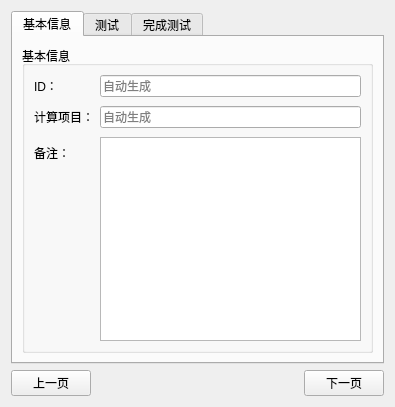
<?xml version="1.0" encoding="UTF-8"?>
<ui version="4.0">
 <class>Dialog</class>
 <widget class="QDialog" name="Dialog">
  <property name="geometry">
   <rect>
    <x>0</x>
    <y>0</y>
    <width>395</width>
    <height>407</height>
   </rect>
  </property>
  <property name="windowTitle">
   <string>Dialog</string>
  </property>
  <layout class="QVBoxLayout" name="verticalLayout">
   <item>
    <widget class="QTabWidget" name="tabWidget_test_runner">
     <property name="currentIndex">
      <number>0</number>
     </property>
     <widget class="QWidget" name="tab_basic_info">
      <attribute name="title">
       <string>基本信息</string>
      </attribute>
      <layout class="QVBoxLayout" name="verticalLayout_4">
       <item>
        <widget class="QGroupBox" name="groupBox_basic_info">
         <property name="title">
          <string>基本信息</string>
         </property>
         <layout class="QFormLayout" name="formLayout_3">
          <property name="verticalSpacing">
           <number>9</number>
          </property>
          <item row="0" column="0">
           <widget class="QLabel" name="label_6">
            <property name="text">
             <string>ID：</string>
            </property>
           </widget>
          </item>
          <item row="0" column="1">
           <widget class="QLineEdit" name="lineEdit_uuid">
            <property name="placeholderText">
             <string>自动生成</string>
            </property>
           </widget>
          </item>
          <item row="1" column="0">
           <widget class="QLabel" name="label_7">
            <property name="text">
             <string>计算项目：</string>
            </property>
           </widget>
          </item>
          <item row="1" column="1">
           <widget class="QLineEdit" name="lineEdit_calculate_item">
            <property name="placeholderText">
             <string>自动生成</string>
            </property>
           </widget>
          </item>
          <item row="2" column="0">
           <widget class="QLabel" name="label_8">
            <property name="text">
             <string>备注：</string>
            </property>
           </widget>
          </item>
          <item row="2" column="1">
           <widget class="QTextEdit" name="textEdit_mark">
            <property name="html">
             <string>&lt;!DOCTYPE HTML PUBLIC &quot;-//W3C//DTD HTML 4.0//EN&quot; &quot;http://www.w3.org/TR/REC-html40/strict.dtd&quot;&gt;
&lt;html&gt;&lt;head&gt;&lt;meta name=&quot;qrichtext&quot; content=&quot;1&quot; /&gt;&lt;meta charset=&quot;utf-8&quot; /&gt;&lt;style type=&quot;text/css&quot;&gt;
p, li { white-space: pre-wrap; }
hr { height: 1px; border-width: 0; }
li.unchecked::marker { content: &quot;\2610&quot;; }
li.checked::marker { content: &quot;\2612&quot;; }
&lt;/style&gt;&lt;/head&gt;&lt;body style=&quot; font-family:'Microsoft YaHei UI'; font-size:9pt; font-weight:400; font-style:normal;&quot;&gt;
&lt;p style=&quot;-qt-paragraph-type:empty; margin-top:0px; margin-bottom:0px; margin-left:0px; margin-right:0px; -qt-block-indent:0; text-indent:0px;&quot;&gt;&lt;br /&gt;&lt;/p&gt;&lt;/body&gt;&lt;/html&gt;</string>
            </property>
           </widget>
          </item>
         </layout>
        </widget>
       </item>
      </layout>
     </widget>
     <widget class="QWidget" name="tab_test_runner">
      <attribute name="title">
       <string>测试</string>
      </attribute>
      <layout class="QVBoxLayout" name="verticalLayout_2">
       <item>
        <widget class="QGroupBox" name="groupBox">
         <property name="title">
          <string>测试</string>
         </property>
         <layout class="QVBoxLayout" name="verticalLayout_3">
          <item>
           <layout class="QFormLayout" name="formLayout">
            <property name="labelAlignment">
             <set>Qt::AlignmentFlag::AlignCenter</set>
            </property>
            <property name="formAlignment">
             <set>Qt::AlignmentFlag::AlignCenter</set>
            </property>
            <property name="verticalSpacing">
             <number>16</number>
            </property>
            <item row="0" column="0">
             <widget class="QLabel" name="label">
              <property name="text">
               <string>当前测试：</string>
              </property>
             </widget>
            </item>
            <item row="0" column="1">
             <widget class="QLabel" name="label_current_test">
              <property name="font">
               <font>
                <pointsize>12</pointsize>
                <bold>true</bold>
               </font>
              </property>
              <property name="text">
               <string>TextLabel</string>
              </property>
              <property name="wordWrap">
               <bool>true</bool>
              </property>
             </widget>
            </item>
            <item row="1" column="0">
             <widget class="QLabel" name="label_3">
              <property name="text">
               <string>当前步骤：</string>
              </property>
             </widget>
            </item>
            <item row="1" column="1">
             <widget class="QLabel" name="label_step_describe">
              <property name="font">
               <font>
                <pointsize>12</pointsize>
                <bold>true</bold>
               </font>
              </property>
              <property name="text">
               <string>将无人机测试设备与电脑断开并放置在地面,将无人机测试设备与电脑断开并放置在地面,将无人机测试设备与电脑断开并放置在地面,将无人机测试设备与电脑断开并放置在地面,将无人机测试设备与电脑断开并放置在地面</string>
              </property>
              <property name="wordWrap">
               <bool>true</bool>
              </property>
             </widget>
            </item>
            <item row="2" column="0" colspan="2">
             <spacer name="verticalSpacer">
              <property name="orientation">
               <enum>Qt::Orientation::Vertical</enum>
              </property>
              <property name="sizeHint" stdset="0">
               <size>
                <width>0</width>
                <height>0</height>
               </size>
              </property>
             </spacer>
            </item>
           </layout>
          </item>
          <item>
           <layout class="QHBoxLayout" name="horizontalLayout_5">
            <item>
             <spacer name="horizontalSpacer_3">
              <property name="orientation">
               <enum>Qt::Orientation::Horizontal</enum>
              </property>
              <property name="sizeHint" stdset="0">
               <size>
                <width>40</width>
                <height>20</height>
               </size>
              </property>
             </spacer>
            </item>
            <item>
             <widget class="QLabel" name="label_timer">
              <property name="font">
               <font>
                <pointsize>30</pointsize>
               </font>
              </property>
              <property name="text">
               <string>00:00</string>
              </property>
             </widget>
            </item>
           </layout>
          </item>
         </layout>
        </widget>
       </item>
       <item>
        <layout class="QHBoxLayout" name="horizontalLayout">
         <item>
          <widget class="QPushButton" name="pushButton_redo_step">
           <property name="text">
            <string>重做</string>
           </property>
          </widget>
         </item>
         <item>
          <widget class="QPushButton" name="pushButton_next_step">
           <property name="text">
            <string>下一步</string>
           </property>
           <property name="default">
            <bool>true</bool>
           </property>
          </widget>
         </item>
         <item>
          <spacer name="horizontalSpacer">
           <property name="orientation">
            <enum>Qt::Orientation::Horizontal</enum>
           </property>
           <property name="sizeHint" stdset="0">
            <size>
             <width>40</width>
             <height>20</height>
            </size>
           </property>
          </spacer>
         </item>
         <item>
          <widget class="QPushButton" name="pushButton_finish">
           <property name="enabled">
            <bool>false</bool>
           </property>
           <property name="text">
            <string>完成</string>
           </property>
          </widget>
         </item>
        </layout>
       </item>
      </layout>
     </widget>
     <widget class="QWidget" name="tab_test_over">
      <attribute name="title">
       <string>完成测试</string>
      </attribute>
      <layout class="QVBoxLayout" name="verticalLayout_5">
       <item>
        <widget class="QLabel" name="label_9">
         <property name="font">
          <font>
           <pointsize>28</pointsize>
          </font>
         </property>
         <property name="text">
          <string>√测试完成，时间轴数据已保存至历史任务页，请前往以导入数据进行计算...</string>
         </property>
         <property name="wordWrap">
          <bool>true</bool>
         </property>
        </widget>
       </item>
      </layout>
     </widget>
    </widget>
   </item>
   <item>
    <layout class="QHBoxLayout" name="horizontalLayout_2">
     <item>
      <widget class="QPushButton" name="pushButton_2">
       <property name="text">
        <string>上一页</string>
       </property>
      </widget>
     </item>
     <item>
      <spacer name="horizontalSpacer_2">
       <property name="orientation">
        <enum>Qt::Orientation::Horizontal</enum>
       </property>
       <property name="sizeHint" stdset="0">
        <size>
         <width>40</width>
         <height>20</height>
        </size>
       </property>
      </spacer>
     </item>
     <item>
      <widget class="QPushButton" name="pushButton">
       <property name="text">
        <string>下一页</string>
       </property>
      </widget>
     </item>
    </layout>
   </item>
  </layout>
 </widget>
 <resources/>
 <connections/>
</ui>
